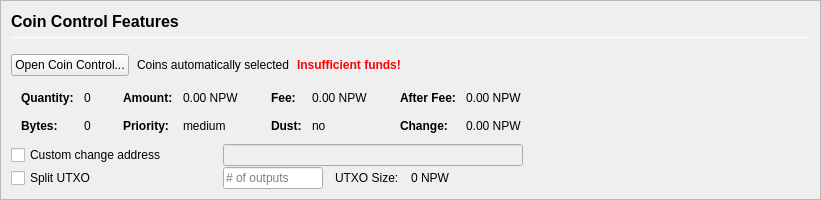
         <widget class="QFrame" name="frameCoinControl">
          <property name="sizePolicy">
           <sizepolicy hsizetype="Expanding" vsizetype="Expanding">
            <horstretch>0</horstretch>
            <verstretch>0</verstretch>
           </sizepolicy>
          </property>
          <property name="maximumSize">
           <size>
            <width>16777215</width>
            <height>16777215</height>
           </size>
          </property>
          <property name="frameShape">
           <enum>QFrame::StyledPanel</enum>
          </property>
          <property name="frameShadow">
           <enum>QFrame::Sunken</enum>
          </property>
          <layout class="QVBoxLayout" name="verticalLayoutCoinControl2">
           <property name="spacing">
            <number>0</number>
           </property>
           <property name="leftMargin">
            <number>0</number>
           </property>
           <property name="topMargin">
            <number>0</number>
           </property>
           <property name="rightMargin">
            <number>0</number>
           </property>
           <property name="bottomMargin">
            <number>0</number>
           </property>
           <item>
            <widget class="QFrame" name="frameCoinControl_BG">
             <layout class="QVBoxLayout" name="verticalLayoutCoinControl" stretch="0,0,0,0,0,0">
              <property name="spacing">
               <number>1</number>
              </property>
              <property name="leftMargin">
               <number>10</number>
              </property>
              <property name="topMargin">
               <number>10</number>
              </property>
              <item>
               <layout class="QHBoxLayout" name="horizontalLayoutCoinControl1">
                <property name="bottomMargin">
                 <number>15</number>
                </property>
                <item>
                 <layout class="QVBoxLayout" name="verticalLayout_3">
                  <property name="spacing">
                   <number>6</number>
                  </property>
                  <item>
                   <widget class="QLabel" name="labelCoinControlFeatures">
                    <property name="sizePolicy">
                     <sizepolicy hsizetype="Preferred" vsizetype="Maximum">
                      <horstretch>0</horstretch>
                      <verstretch>0</verstretch>
                     </sizepolicy>
                    </property>
                    <property name="minimumSize">
                     <size>
                      <width>0</width>
                      <height>20</height>
                     </size>
                    </property>
                    <property name="font">
                     <font>
                      <pointsize>12</pointsize>
                      <weight>75</weight>
                      <bold>true</bold>
                     </font>
                    </property>
                    <property name="styleSheet">
                     <string notr="true">font-weight:bold;</string>
                    </property>
                    <property name="text">
                     <string>Coin Control Features</string>
                    </property>
                   </widget>
                  </item>
                  <item>
                   <widget class="Line" name="line">
                    <property name="minimumSize">
                     <size>
                      <width>0</width>
                      <height>1</height>
                     </size>
                    </property>
                    <property name="maximumSize">
                     <size>
                      <width>16777215</width>
                      <height>1</height>
                     </size>
                    </property>
                    <property name="orientation">
                     <enum>Qt::Horizontal</enum>
                    </property>
                   </widget>
                  </item>
                 </layout>
                </item>
               </layout>
              </item>
              <item>
               <layout class="QHBoxLayout" name="horizontalLayoutCoinControl2" stretch="0,0,0,0">
                <property name="spacing">
                 <number>8</number>
                </property>
                <property name="bottomMargin">
                 <number>10</number>
                </property>
                <item>
                 <widget class="QPushButton" name="pushButtonCoinControl">
                  <property name="styleSheet">
                   <string notr="true"/>
                  </property>
                  <property name="text">
                   <string>Open Coin Control...</string>
                  </property>
                  <property name="autoDefault">
                   <bool>false</bool>
                  </property>
                 </widget>
                </item>
                <item>
                 <widget class="QLabel" name="labelCoinControlAutomaticallySelected">
                  <property name="text">
                   <string>Coins automatically selected</string>
                  </property>
                  <property name="margin">
                   <number>5</number>
                  </property>
                 </widget>
                </item>
                <item>
                 <widget class="QLabel" name="labelCoinControlInsuffFunds">
                  <property name="font">
                   <font>
                    <weight>75</weight>
                    <bold>true</bold>
                   </font>
                  </property>
                  <property name="styleSheet">
                   <string notr="true">color:red;font-weight:bold;</string>
                  </property>
                  <property name="text">
                   <string>Insufficient funds!</string>
                  </property>
                  <property name="margin">
                   <number>5</number>
                  </property>
                 </widget>
                </item>
                <item>
                 <spacer name="horizontalSpacerCoinControl">
                  <property name="orientation">
                   <enum>Qt::Horizontal</enum>
                  </property>
                  <property name="sizeHint" stdset="0">
                   <size>
                    <width>40</width>
                    <height>1</height>
                   </size>
                  </property>
                 </spacer>
                </item>
               </layout>
              </item>
              <item>
               <widget class="QWidget" name="widgetCoinControl" native="true">
                <property name="sizePolicy">
                 <sizepolicy hsizetype="Preferred" vsizetype="Preferred">
                  <horstretch>0</horstretch>
                  <verstretch>0</verstretch>
                 </sizepolicy>
                </property>
                <property name="minimumSize">
                 <size>
                  <width>0</width>
                  <height>0</height>
                 </size>
                </property>
                <property name="styleSheet">
                 <string notr="true"/>
                </property>
                <layout class="QHBoxLayout" name="horizontalLayoutCoinControl5">
                 <property name="leftMargin">
                  <number>0</number>
                 </property>
                 <property name="topMargin">
                  <number>0</number>
                 </property>
                 <property name="rightMargin">
                  <number>0</number>
                 </property>
                 <property name="bottomMargin">
                  <number>0</number>
                 </property>
                 <item>
                  <layout class="QHBoxLayout" name="horizontalLayoutCoinControl3" stretch="0,0,0,1">
                   <property name="spacing">
                    <number>20</number>
                   </property>
                   <property name="topMargin">
                    <number>0</number>
                   </property>
                   <property name="bottomMargin">
                    <number>10</number>
                   </property>
                   <item>
                    <layout class="QFormLayout" name="formLayoutCoinControl1">
                     <property name="horizontalSpacing">
                      <number>10</number>
                     </property>
                     <property name="verticalSpacing">
                      <number>14</number>
                     </property>
                     <property name="leftMargin">
                      <number>10</number>
                     </property>
                     <property name="topMargin">
                      <number>4</number>
                     </property>
                     <property name="rightMargin">
                      <number>6</number>
                     </property>
                     <item row="0" column="0">
                      <widget class="QLabel" name="labelCoinControlQuantityText">
                       <property name="font">
                        <font>
                         <weight>75</weight>
                         <bold>true</bold>
                        </font>
                       </property>
                       <property name="text">
                        <string>Quantity:</string>
                       </property>
                       <property name="margin">
                        <number>0</number>
                       </property>
                      </widget>
                     </item>
                     <item row="0" column="1">
                      <widget class="QLabel" name="labelCoinControlQuantity">
                       <property name="cursor">
                        <cursorShape>IBeamCursor</cursorShape>
                       </property>
                       <property name="contextMenuPolicy">
                        <enum>Qt::ActionsContextMenu</enum>
                       </property>
                       <property name="text">
                        <string notr="true">0</string>
                       </property>
                       <property name="margin">
                        <number>0</number>
                       </property>
                       <property name="textInteractionFlags">
                        <set>Qt::LinksAccessibleByMouse|Qt::TextSelectableByKeyboard|Qt::TextSelectableByMouse</set>
                       </property>
                      </widget>
                     </item>
                     <item row="1" column="0">
                      <widget class="QLabel" name="labelCoinControlBytesText">
                       <property name="font">
                        <font>
                         <weight>75</weight>
                         <bold>true</bold>
                        </font>
                       </property>
                       <property name="text">
                        <string>Bytes:</string>
                       </property>
                      </widget>
                     </item>
                     <item row="1" column="1">
                      <widget class="QLabel" name="labelCoinControlBytes">
                       <property name="cursor">
                        <cursorShape>IBeamCursor</cursorShape>
                       </property>
                       <property name="contextMenuPolicy">
                        <enum>Qt::ActionsContextMenu</enum>
                       </property>
                       <property name="text">
                        <string notr="true">0</string>
                       </property>
                       <property name="textInteractionFlags">
                        <set>Qt::LinksAccessibleByMouse|Qt::TextSelectableByKeyboard|Qt::TextSelectableByMouse</set>
                       </property>
                      </widget>
                     </item>
                    </layout>
                   </item>
                   <item>
                    <layout class="QFormLayout" name="formLayoutCoinControl2">
                     <property name="horizontalSpacing">
                      <number>10</number>
                     </property>
                     <property name="verticalSpacing">
                      <number>14</number>
                     </property>
                     <property name="leftMargin">
                      <number>6</number>
                     </property>
                     <property name="topMargin">
                      <number>4</number>
                     </property>
                     <property name="rightMargin">
                      <number>6</number>
                     </property>
                     <item row="0" column="0">
                      <widget class="QLabel" name="labelCoinControlAmountText">
                       <property name="font">
                        <font>
                         <weight>75</weight>
                         <bold>true</bold>
                        </font>
                       </property>
                       <property name="text">
                        <string>Amount:</string>
                       </property>
                       <property name="margin">
                        <number>0</number>
                       </property>
                      </widget>
                     </item>
                     <item row="0" column="1">
                      <widget class="QLabel" name="labelCoinControlAmount">
                       <property name="cursor">
                        <cursorShape>IBeamCursor</cursorShape>
                       </property>
                       <property name="contextMenuPolicy">
                        <enum>Qt::ActionsContextMenu</enum>
                       </property>
                       <property name="text">
                        <string notr="true">0.00 NPW</string>
                       </property>
                       <property name="textInteractionFlags">
                        <set>Qt::LinksAccessibleByMouse|Qt::TextSelectableByKeyboard|Qt::TextSelectableByMouse</set>
                       </property>
                      </widget>
                     </item>
                     <item row="1" column="0">
                      <widget class="QLabel" name="labelCoinControlPriorityText">
                       <property name="font">
                        <font>
                         <weight>75</weight>
                         <bold>true</bold>
                        </font>
                       </property>
                       <property name="text">
                        <string>Priority:</string>
                       </property>
                      </widget>
                     </item>
                     <item row="1" column="1">
                      <widget class="QLabel" name="labelCoinControlPriority">
                       <property name="cursor">
                        <cursorShape>IBeamCursor</cursorShape>
                       </property>
                       <property name="contextMenuPolicy">
                        <enum>Qt::ActionsContextMenu</enum>
                       </property>
                       <property name="text">
                        <string>medium</string>
                       </property>
                       <property name="textInteractionFlags">
                        <set>Qt::LinksAccessibleByMouse|Qt::TextSelectableByKeyboard|Qt::TextSelectableByMouse</set>
                       </property>
                      </widget>
                     </item>
                    </layout>
                   </item>
                   <item>
                    <layout class="QFormLayout" name="formLayoutCoinControl3">
                     <property name="horizontalSpacing">
                      <number>10</number>
                     </property>
                     <property name="verticalSpacing">
                      <number>14</number>
                     </property>
                     <property name="leftMargin">
                      <number>6</number>
                     </property>
                     <property name="topMargin">
                      <number>4</number>
                     </property>
                     <property name="rightMargin">
                      <number>6</number>
                     </property>
                     <item row="0" column="0">
                      <widget class="QLabel" name="labelCoinControlFeeText">
                       <property name="font">
                        <font>
                         <weight>75</weight>
                         <bold>true</bold>
                        </font>
                       </property>
                       <property name="text">
                        <string>Fee:</string>
                       </property>
                       <property name="margin">
                        <number>0</number>
                       </property>
                      </widget>
                     </item>
                     <item row="0" column="1">
                      <widget class="QLabel" name="labelCoinControlFee">
                       <property name="cursor">
                        <cursorShape>IBeamCursor</cursorShape>
                       </property>
                       <property name="contextMenuPolicy">
                        <enum>Qt::ActionsContextMenu</enum>
                       </property>
                       <property name="text">
                        <string notr="true">0.00 NPW</string>
                       </property>
                       <property name="textInteractionFlags">
                        <set>Qt::LinksAccessibleByMouse|Qt::TextSelectableByKeyboard|Qt::TextSelectableByMouse</set>
                       </property>
                      </widget>
                     </item>
                     <item row="1" column="0">
                      <widget class="QLabel" name="labelCoinControlLowOutputText">
                       <property name="font">
                        <font>
                         <weight>75</weight>
                         <bold>true</bold>
                        </font>
                       </property>
                       <property name="text">
                        <string>Dust:</string>
                       </property>
                      </widget>
                     </item>
                     <item row="1" column="1">
                      <widget class="QLabel" name="labelCoinControlLowOutput">
                       <property name="cursor">
                        <cursorShape>IBeamCursor</cursorShape>
                       </property>
                       <property name="contextMenuPolicy">
                        <enum>Qt::ActionsContextMenu</enum>
                       </property>
                       <property name="text">
                        <string>no</string>
                       </property>
                       <property name="textInteractionFlags">
                        <set>Qt::LinksAccessibleByMouse|Qt::TextSelectableByKeyboard|Qt::TextSelectableByMouse</set>
                       </property>
                      </widget>
                     </item>
                    </layout>
                   </item>
                   <item>
                    <layout class="QFormLayout" name="formLayoutCoinControl4">
                     <property name="horizontalSpacing">
                      <number>10</number>
                     </property>
                     <property name="verticalSpacing">
                      <number>14</number>
                     </property>
                     <property name="leftMargin">
                      <number>6</number>
                     </property>
                     <property name="topMargin">
                      <number>4</number>
                     </property>
                     <property name="rightMargin">
                      <number>6</number>
                     </property>
                     <item row="0" column="0">
                      <widget class="QLabel" name="labelCoinControlAfterFeeText">
                       <property name="font">
                        <font>
                         <weight>75</weight>
                         <bold>true</bold>
                        </font>
                       </property>
                       <property name="text">
                        <string>After Fee:</string>
                       </property>
                       <property name="margin">
                        <number>0</number>
                       </property>
                      </widget>
                     </item>
                     <item row="0" column="1">
                      <widget class="QLabel" name="labelCoinControlAfterFee">
                       <property name="cursor">
                        <cursorShape>IBeamCursor</cursorShape>
                       </property>
                       <property name="contextMenuPolicy">
                        <enum>Qt::ActionsContextMenu</enum>
                       </property>
                       <property name="text">
                        <string notr="true">0.00 NPW</string>
                       </property>
                       <property name="textInteractionFlags">
                        <set>Qt::LinksAccessibleByMouse|Qt::TextSelectableByKeyboard|Qt::TextSelectableByMouse</set>
                       </property>
                      </widget>
                     </item>
                     <item row="1" column="0">
                      <widget class="QLabel" name="labelCoinControlChangeText">
                       <property name="font">
                        <font>
                         <weight>75</weight>
                         <bold>true</bold>
                        </font>
                       </property>
                       <property name="text">
                        <string>Change:</string>
                       </property>
                      </widget>
                     </item>
                     <item row="1" column="1">
                      <widget class="QLabel" name="labelCoinControlChange">
                       <property name="cursor">
                        <cursorShape>IBeamCursor</cursorShape>
                       </property>
                       <property name="contextMenuPolicy">
                        <enum>Qt::ActionsContextMenu</enum>
                       </property>
                       <property name="text">
                        <string notr="true">0.00 NPW</string>
                       </property>
                       <property name="textInteractionFlags">
                        <set>Qt::LinksAccessibleByMouse|Qt::TextSelectableByKeyboard|Qt::TextSelectableByMouse</set>
                       </property>
                      </widget>
                     </item>
                    </layout>
                   </item>
                  </layout>
                 </item>
                </layout>
               </widget>
              </item>
              <item>
               <layout class="QHBoxLayout" name="horizontalLayoutCoinControl4">
                <property name="spacing">
                 <number>12</number>
                </property>
                <property name="sizeConstraint">
                 <enum>QLayout::SetDefaultConstraint</enum>
                </property>
                <property name="topMargin">
                 <number>0</number>
                </property>
                <property name="rightMargin">
                 <number>0</number>
                </property>
                <item>
                 <widget class="QCheckBox" name="checkBoxCoinControlChange">
                  <property name="sizePolicy">
                   <sizepolicy hsizetype="Preferred" vsizetype="Preferred">
                    <horstretch>0</horstretch>
                    <verstretch>0</verstretch>
                   </sizepolicy>
                  </property>
                  <property name="minimumSize">
                   <size>
                    <width>200</width>
                    <height>0</height>
                   </size>
                  </property>
                  <property name="maximumSize">
                   <size>
                    <width>200</width>
                    <height>16777215</height>
                   </size>
                  </property>
                  <property name="toolTip">
                   <string>If this is activated, but the change address is empty or invalid, change will be sent to a newly generated address.</string>
                  </property>
                  <property name="text">
                   <string>Custom change address</string>
                  </property>
                 </widget>
                </item>
                <item>
                 <widget class="QValidatedLineEdit" name="lineEditCoinControlChange">
                  <property name="enabled">
                   <bool>false</bool>
                  </property>
                  <property name="sizePolicy">
                   <sizepolicy hsizetype="Preferred" vsizetype="Preferred">
                    <horstretch>0</horstretch>
                    <verstretch>0</verstretch>
                   </sizepolicy>
                  </property>
                  <property name="minimumSize">
                   <size>
                    <width>300</width>
                    <height>0</height>
                   </size>
                  </property>
                 </widget>
                </item>
                <item>
                 <widget class="QLabel" name="labelCoinControlChangeLabel">
                  <property name="sizePolicy">
                   <sizepolicy hsizetype="Preferred" vsizetype="Preferred">
                    <horstretch>0</horstretch>
                    <verstretch>0</verstretch>
                   </sizepolicy>
                  </property>
                  <property name="minimumSize">
                   <size>
                    <width>100</width>
                    <height>0</height>
                   </size>
                  </property>
                  <property name="text">
                   <string/>
                  </property>
                  <property name="margin">
                   <number>3</number>
                  </property>
                 </widget>
                </item>
               </layout>
              </item>
              <item>
               <layout class="QHBoxLayout" name="horizontalLayoutCoinControl6">
                <property name="spacing">
                 <number>12</number>
                </property>
                <property name="rightMargin">
                 <number>0</number>
                </property>
                <item>
                 <widget class="QCheckBox" name="splitBlockCheckBox">
                  <property name="sizePolicy">
                   <sizepolicy hsizetype="Preferred" vsizetype="Preferred">
                    <horstretch>0</horstretch>
                    <verstretch>0</verstretch>
                   </sizepolicy>
                  </property>
                  <property name="minimumSize">
                   <size>
                    <width>200</width>
                    <height>0</height>
                   </size>
                  </property>
                  <property name="maximumSize">
                   <size>
                    <width>200</width>
                    <height>16777215</height>
                   </size>
                  </property>
                  <property name="text">
                   <string>Split UTXO</string>
                  </property>
                 </widget>
                </item>
                <item>
                 <widget class="QLineEdit" name="splitBlockLineEdit">
                  <property name="sizePolicy">
                   <sizepolicy hsizetype="Preferred" vsizetype="Preferred">
                    <horstretch>50</horstretch>
                    <verstretch>0</verstretch>
                   </sizepolicy>
                  </property>
                  <property name="minimumSize">
                   <size>
                    <width>100</width>
                    <height>0</height>
                   </size>
                  </property>
                  <property name="maximumSize">
                   <size>
                    <width>100</width>
                    <height>16777215</height>
                   </size>
                  </property>
                  <property name="placeholderText">
                   <string># of outputs</string>
                  </property>
                 </widget>
                </item>
                <item>
                 <widget class="QLabel" name="labelBlockSizeText">
                  <property name="text">
                   <string>UTXO Size:</string>
                  </property>
                 </widget>
                </item>
                <item>
                 <widget class="QLabel" name="labelBlockSize">
                  <property name="text">
                   <string>0 NPW</string>
                  </property>
                 </widget>
                </item>
                <item>
                 <spacer name="horizontalSpacer_7">
                  <property name="orientation">
                   <enum>Qt::Horizontal</enum>
                  </property>
                  <property name="sizeHint" stdset="0">
                   <size>
                    <width>40</width>
                    <height>20</height>
                   </size>
                  </property>
                 </spacer>
                </item>
               </layout>
              </item>
              <item>
               <spacer name="verticalSpacerCoinControl">
                <property name="orientation">
                 <enum>Qt::Vertical</enum>
                </property>
                <property name="sizeHint" stdset="0">
                 <size>
                  <width>800</width>
                  <height>1</height>
                 </size>
                </property>
               </spacer>
              </item>
             </layout>
            </widget>
           </item>
          </layout>
         </widget>
